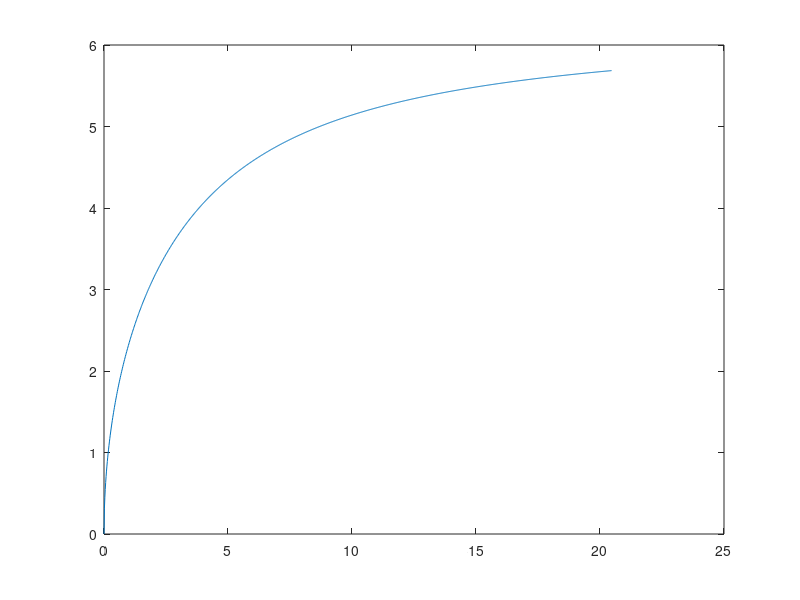

MATLAB code to generate this figure: (Note: this script raises an error after producing the figure.)
N = 1000;
start_time = 0;
end_time = 25;
t_arr = linspace(start_time,end_time,N);
df = 1;
info = 'exact';
initial_guess = @(t) 2 * 1i * sqrt(t) + (2/3) * t;

z_sol = zeros(N,1);

for i = 1:N

    t = t_arr(i);
    f = @(z) z + 2 * log(2 - z) - 2 * log(2) - t;

    z_sol(i) = fsolve(f,initial_guess(t));

end

plot(z_sol);

FileWriter(N,z_sol,df,start_time,end_time,info)

pause

N = 500;
t_arr = linspace(0,10,N);

initial_guess = @(t) 1 + 1i * sqrt(2*t) - (1/3) * t;

z_sol = zeros(N,1);

for i = 1:N

    t = t_arr(i);
    f = @(z) z^2 - 2*log(z) - 1 + 4*t;

    z_sol(i) = fsolve(f,initial_guess(t));

end

plot(z_sol);

fileID1 = fopen('../../writeuploewner/finalreport/data/14-0-10-500-1-Cubic-exact.csv','w');
fileID2 = fopen('../../writeuploewner/finalreport/data/14-0-10-500-2-Cubic-exact.csv','w');

for i=1:N
    fprintf(fileID1,'%.18f %.18f\n',real(z_sol(i)), imag(z_sol(i)));
    fprintf(fileID2,'%.18f %.18f\n',-real(z_sol(i)), imag(z_sol(i)));
end

fclose(fileID1);
fclose(fileID2);

N = 10;
t_arr = linspace(0,10,N);

% initial_guess = csvread(filename)

altz_sol = zeros(N,1);

a0 = 1;
d0 = 2;

for i = 1:N

    t = t_arr(i);
    f = @(z) 25*a0^4*z - 10*a0^2*z^3 + z^5 - 16*(a0^2 + d0*t)^(5/2);

    altz_sol(i) = fsolve(f,z_sol(i));

end

figure
plot(altz_sol);
title('Gubiec and Symczak')
